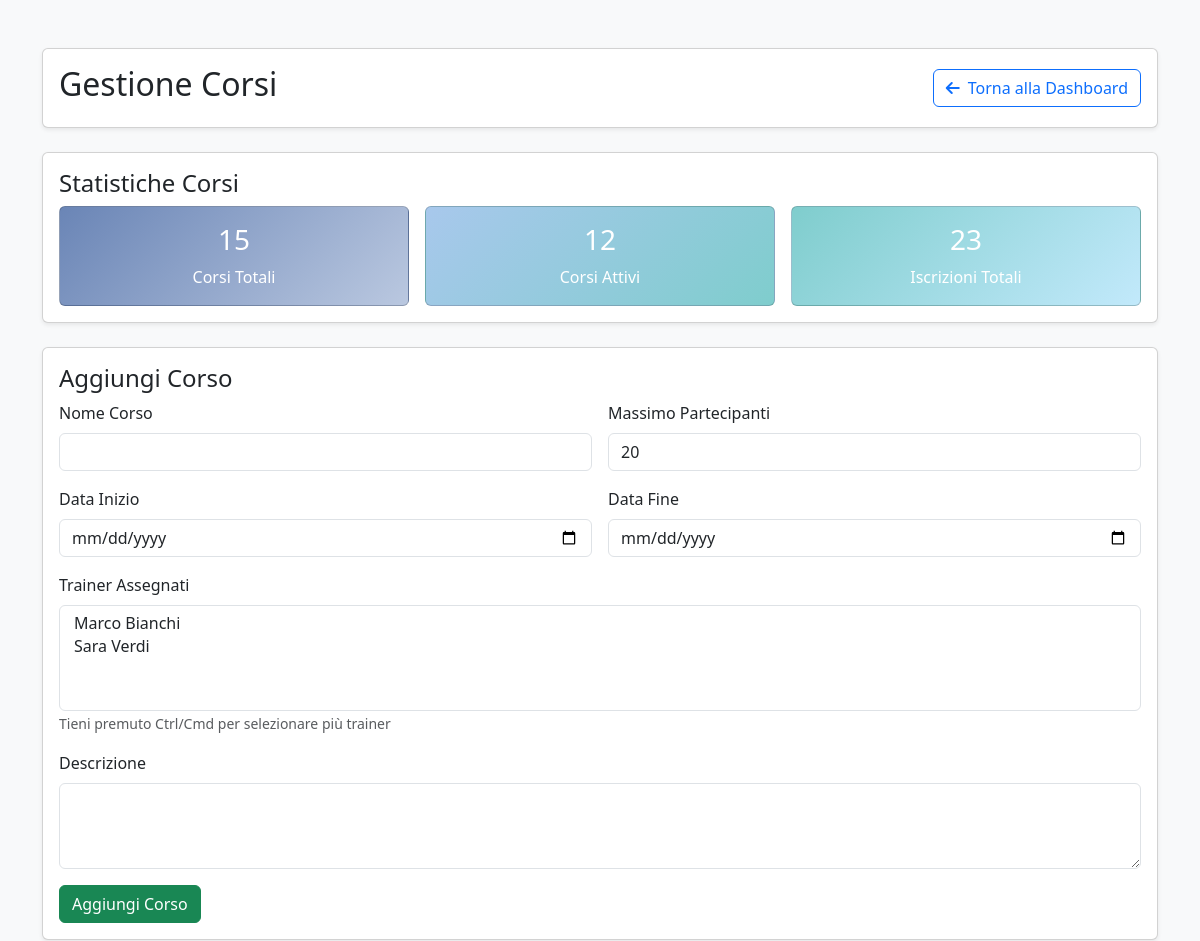
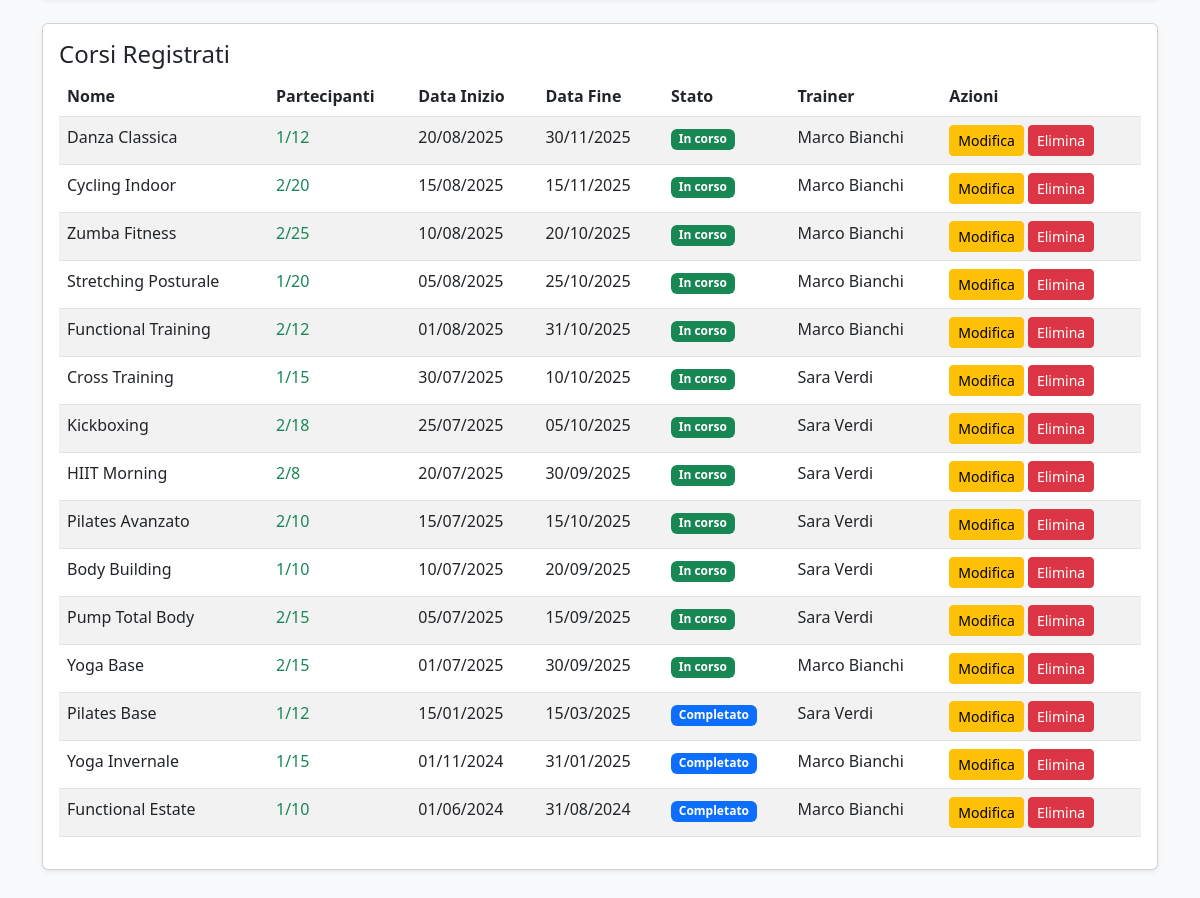
Page /course_management.php (signed in) on the committed database (2 pictures, top to bottom).
### tables this page shows
CREATE TABLE COURSES (
    courseID INT PRIMARY KEY AUTO_INCREMENT,
    name VARCHAR(255) NOT NULL,
    description TEXT,
    maxParticipants INT DEFAULT 20,
    currentParticipants INT DEFAULT 0,
    startDate DATE,
    finishDate DATE
);

CREATE TABLE USERS (
    userID INT PRIMARY KEY AUTO_INCREMENT,
    email VARCHAR(255) UNIQUE NOT NULL,
    password VARCHAR(255) NOT NULL,
    userName VARCHAR(100) NOT NULL,
    firstName VARCHAR(100) NOT NULL,
    lastName VARCHAR(100) NOT NULL,
    birthDate DATE,
    gender ENUM('M', 'F', 'Other'),
    phoneNumber VARCHAR(20),
    role ENUM('customer', 'trainer', 'admin') DEFAULT 'customer'
);

### course_management.php (the view, shortened to what this page needs)
<?php
require_once 'config.php';
$stmt = $conn->prepare("SELECT courseID, name, description, maxParticipants, currentParticipants, startDate, finishDate FROM COURSES ORDER BY startDate DESC");
$stmt->execute();
$courses = $stmt->get_result()->fetch_all(MYSQLI_ASSOC);
$stmt = $conn->prepare("SELECT userID, firstName, lastName FROM USERS WHERE role = 'trainer' ORDER BY firstName, lastName");
$stmt->execute();
$trainers = $stmt->get_result()->fetch_all(MYSQLI_ASSOC);
$editCourse = null;
$assignedTrainers = [];
function getCourseStats($conn) {
    $stmt = $conn->prepare("SELECT COUNT(*) as total FROM COURSES");
    $stmt->execute();
    $totalCourses = $stmt->get_result()->fetch_assoc()['total'];
    $stmt = $conn->prepare("SELECT COUNT(*) as active FROM COURSES WHERE startDate <= CURDATE() AND finishDate >= CURDATE()");
    $stmt->execute();
    $activeCourses = $stmt->get_result()->fetch_assoc()['active'];
    $stmt = $conn->prepare("SELECT COUNT(*) as total_enrollments FROM ENROLLMENTS");
    $stmt->execute();
    $totalEnrollments = $stmt->get_result()->fetch_assoc()['total_enrollments'];
    return [
        'total' => $totalCourses,
        'active' => $activeCourses,
        'totalEnrollments' => $totalEnrollments
    ];
}
$stats = getCourseStats($conn);
?>
<!DOCTYPE html>
<html lang="it">
<head>
    <link href="https://cdnjs.cloudflare.com/ajax/libs/bootstrap/5.3.0/css/bootstrap.min.css" rel="stylesheet" />
    <link href="https://cdnjs.cloudflare.com/ajax/libs/font-awesome/6.0.0/css/all.min.css" rel="stylesheet" />
</head>
<body class="bg-light">
<div class="container py-5">
    <div class="card shadow-sm mb-4">
        <div class="card-body">
            <div class="d-flex justify-content-between align-items-center">
                <h2>Gestione Corsi</h2>
                <a href="dashboard.php" class="btn btn-outline-primary">
                    <i class="fas fa-arrow-left me-2"></i>Torna alla Dashboard
                </a>
            </div>
        </div>
    </div>
    <div class="card mb-4 shadow-sm">
        <div class="card-body">
            <h4>Statistiche Corsi</h4>
            <div class="row g-3">
                <div class="col-md-4">
                    <div class="card text-white h-100" style="background: linear-gradient(135deg, #6a85b6 0%, #bac8e0 100%);">
                        <div class="card-body text-center d-flex flex-column justify-content-center">
                            <h3><?= $stats['total'] ?></h3>
                            <p class="mb-0">Corsi Totali</p>
                        </div>
                    </div>
                </div>
                <div class="col-md-4">
                    <div class="card text-white h-100" style="background: linear-gradient(135deg, #a8c8ec 0%, #7fcdcd 100%);">
                        <div class="card-body text-center d-flex flex-column justify-content-center">
                            <h3><?= $stats['active'] ?></h3>
                            <p class="mb-0">Corsi Attivi</p>
                        </div>
                    </div>
                </div>
                <div class="col-md-4">
                    <div class="card text-white h-100" style="background: linear-gradient(135deg, #7fcdcd 0%, #c2e9fb 100%);">
                        <div class="card-body text-center d-flex flex-column justify-content-center">
                            <h3><?= $stats['totalEnrollments'] ?></h3>
                            <p class="mb-0">Iscrizioni Totali</p>
                        </div>
                    </div>
                </div>
            </div>
        </div>
    </div>
    <div class="card mb-4 shadow-sm">
        <div class="card-body">
            <h4><?= $editCourse ? 'Modifica Corso' : 'Aggiungi Corso' ?></h4>
            <form method="POST" class="row g-3">
                <div class="col-md-6">
                    <label class="form-label">Nome Corso</label>
                    <input name="name" required class="form-control" type="text"
                           value="<?= $editCourse ? htmlspecialchars($editCourse['name']) : (isset($_POST['name']) ? htmlspecialchars($_POST['name']) : '') ?>" />
                </div>
                <div class="col-md-6">
                    <label class="form-label">Massimo Partecipanti</label>
                    <input name="maxParticipants" required class="form-control" type="number" min="1"
                           value="<?= $editCourse ? $editCourse['maxParticipants'] : (isset($_POST['maxParticipants']) ? $_POST['maxParticipants'] : '20') ?>" />
                </div>
                <div class="col-md-6">
                    <label class="form-label">Data Inizio</label>
                    <input name="startDate" required class="form-control" type="date"
                           value="<?= $editCourse ? $editCourse['startDate'] : (isset($_POST['startDate']) ? $_POST['startDate'] : '') ?>" />
                </div>
                <div class="col-md-6">
                    <label class="form-label">Data Fine</label>
                    <input name="finishDate" required class="form-control" type="date"
                           value="<?= $editCourse ? $editCourse['finishDate'] : (isset($_POST['finishDate']) ? $_POST['finishDate'] : '') ?>" />
                </div>
                <div class="col-12">
                    <label class="form-label">Trainer Assegnati</label>
                    <select name="trainers[]" class="form-select" multiple size="4" required>
                        <?php foreach($trainers as $trainer): ?>
                            <option value="<?= $trainer['userID'] ?>"
                                <?= (in_array($trainer['userID'], $assignedTrainers) || (isset($_POST['trainers']) && in_array($trainer['userID'], $_POST['trainers']))) ? 'selected' : '' ?>>
                            </option>
                        <?php endforeach; ?>
                    </select>
                    <small class="text-muted">Tieni premuto Ctrl/Cmd per selezionare più trainer</small>
                </div>
                <div class="col-12">
                    <label class="form-label">Descrizione</label>
                    <textarea name="description" required class="form-control" rows="3"></textarea>
                </div>
                <div class="col-12">
                    <button name="<?= $editCourse ? 'update' : 'add' ?>" class="btn <?= $editCourse ? 'btn-warning' : 'btn-success' ?>">
                        <?= $editCourse ? 'Modifica Corso' : 'Aggiungi Corso' ?>
                    </button>
                </div>
            </form>
        </div>
    </div>
    <div class="card shadow-sm mb-4">
        <div class="card-body">
            <h4>Corsi Registrati</h4>
            <div class="table-responsive">
                <table class="table table-striped">
                    <thead>
                        <tr>
                            <th>Nome</th><th>Partecipanti</th>
                            <th>Data Inizio</th><th>Data Fine</th><th>Stato</th><th>Trainer</th><th>Azioni</th>
                        </tr>
                    </thead>
                    <tbody>
                        <?php foreach($courses as $course): ?>
                            <?php
                            $stmt = $conn->prepare("SELECT u.firstName, u.lastName FROM TEACHINGS t JOIN USERS u ON t.trainerID = u.userID WHERE t.courseID = ?");
                            $stmt->bind_param('i', $course['courseID']);
                            $stmt->execute();
                            $courseTrainers = $stmt->get_result()->fetch_all(MYSQLI_ASSOC);
                            $trainerNames = array_map(function($t) { return $t['firstName'] . ' ' . $t['lastName']; }, $courseTrainers);
                            $today = new DateTime();
                            $startDate = new DateTime($course['startDate']);
                            $finishDate = new DateTime($course['finishDate']);
                            if ($startDate > $today) {
                                $status = 'In attesa';
                                $statusClass = 'badge bg-warning';
                            } elseif ($finishDate >= $today) {
                                $status = 'In corso';
                                $statusClass = 'badge bg-success';
                            } else {
                                $status = 'Completato';
                                $statusClass = 'badge bg-primary';
                            }
                            ?>
                            <tr>
                                <td><?= htmlspecialchars($course['name']) ?></td>
                                <td>
                                    <span class="<?= $course['currentParticipants'] >= $course['maxParticipants'] ? 'text-danger fw-bold' : 'text-success' ?>">
                                        <?= $course['currentParticipants'] ?>/<?= $course['maxParticipants'] ?>
                                    </span>
                                </td>
                                <td><?= $course['startDate'] ? date('d/m/Y', strtotime($course['startDate'])) : '-' ?></td>
                                <td><?= $course['finishDate'] ? date('d/m/Y', strtotime($course['finishDate'])) : '-' ?></td>
                                <td><span class="<?= $statusClass ?>"><?= $status ?></span></td>
                                <td><?= !empty($trainerNames) ? htmlspecialchars(implode(', ', $trainerNames)) : 'Nessuno' ?></td>
                                <td>
                                    <a href="?edit=<?= $course['courseID'] ?>" class="btn btn-sm btn-warning">
                                        Modifica
                                    </a>
                                    <form method="POST" style="display:inline" onsubmit="return confirm('Sei sicuro di eliminare questo corso?');">
                                        <button name="delete" class="btn btn-sm btn-danger">
                                            Elimina
                                        </button>
                                    </form>
                                </td>
                            </tr>
                        <?php endforeach; ?>
                    </tbody>
                </table>
            </div>
        </div>
    </div>
</div>
</body>
</html>

### rows in the picture
courses: name "Danza Classica", currentParticipants "1", maxParticipants "12", startDate "20/08/2025", finishDate "30/11/2025", status "In corso", users.firstName+lastName "Marco Bianchi"
courses: name "Cycling Indoor", currentParticipants "2", maxParticipants "20", startDate "15/08/2025", finishDate "15/11/2025", status "In corso", users.firstName+lastName "Marco Bianchi"
courses: name "Zumba Fitness", currentParticipants "2", maxParticipants "25", startDate "10/08/2025", finishDate "20/10/2025", status "In corso", users.firstName+lastName "Marco Bianchi"
courses: name "Stretching Posturale", currentParticipants "1", maxParticipants "20", startDate "05/08/2025", finishDate "25/10/2025", status "In corso", users.firstName+lastName "Marco Bianchi"
courses: name "Functional Training", currentParticipants "2", maxParticipants "12", startDate "01/08/2025", finishDate "31/10/2025", status "In corso", users.firstName+lastName "Marco Bianchi"
courses: name "Cross Training", currentParticipants "1", maxParticipants "15", startDate "30/07/2025", finishDate "10/10/2025", status "In corso", users.firstName+lastName "Sara Verdi"
courses: name "Kickboxing", currentParticipants "2", maxParticipants "18", startDate "25/07/2025", finishDate "05/10/2025", status "In corso", users.firstName+lastName "Sara Verdi"
courses: name "HIIT Morning", currentParticipants "2", maxParticipants "8", startDate "20/07/2025", finishDate "30/09/2025", status "In corso", users.firstName+lastName "Sara Verdi"
courses: name "Pilates Avanzato", currentParticipants "2", maxParticipants "10", startDate "15/07/2025", finishDate "15/10/2025", status "In corso", users.firstName+lastName "Sara Verdi"
courses: name "Body Building", currentParticipants "1", maxParticipants "10", startDate "10/07/2025", finishDate "20/09/2025", status "In corso", users.firstName+lastName "Sara Verdi"
courses: name "Pump Total Body", currentParticipants "2", maxParticipants "15", startDate "05/07/2025", finishDate "15/09/2025", status "In corso", users.firstName+lastName "Sara Verdi"
courses: name "Yoga Base", currentParticipants "2", maxParticipants "15", startDate "01/07/2025", finishDate "30/09/2025", status "In corso", users.firstName+lastName "Marco Bianchi"
courses: name "Pilates Base", currentParticipants "1", maxParticipants "12", startDate "15/01/2025", finishDate "15/03/2025", status "Completato", users.firstName+lastName "Sara Verdi"
courses: name "Yoga Invernale", currentParticipants "1", maxParticipants "15", startDate "01/11/2024", finishDate "31/01/2025", status "Completato", users.firstName+lastName "Marco Bianchi"
courses: name "Functional Estate", currentParticipants "1", maxParticipants "10", startDate "01/06/2024", finishDate "31/08/2024", status "Completato", users.firstName+lastName "Marco Bianchi"

### other values in the picture
$stats['total'] "15"
$stats['active'] "12"
$stats['totalEnrollments'] "23"
